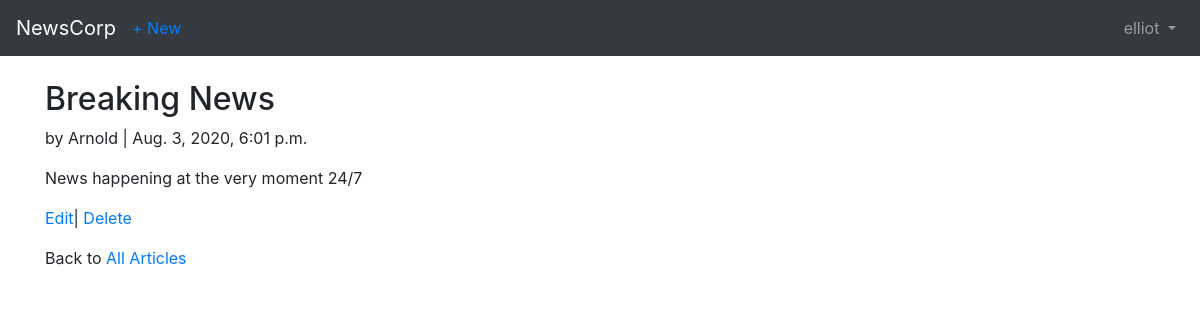
Page /articles/2/ (signed in) on the earlier database version.
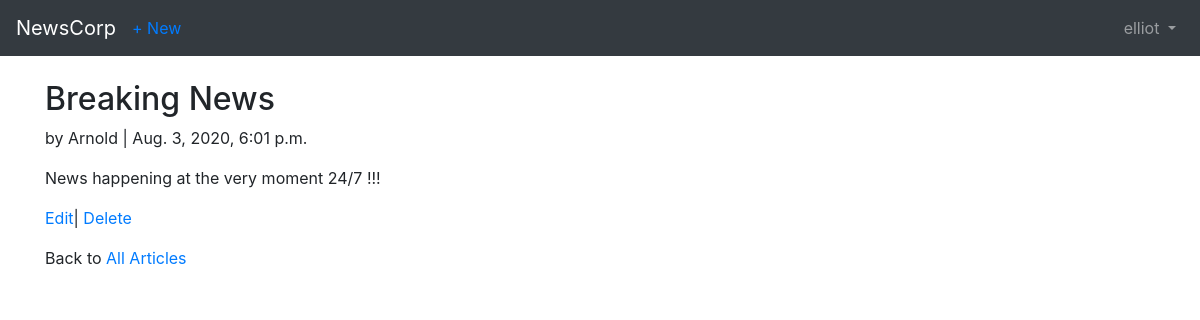
Same page on the later database version.
### articles/models.py (models this page shows, shortened)
class Article(models.Model):
    title = models.CharField(max_length = 255)
    body = models.TextField()
    date = models.DateTimeField(auto_now_add=True)
    author = models.ForeignKey(get_user_model(),on_delete=models.CASCADE,)

### accounts/models.py (models this page shows)
class CustomUser(AbstractUser):
    date_of_birth = models.DateField(null = True)

### articles/views.py (the view)
# urls.py: path('<int:pk>/', ArticleDetailView.as_view(), name = 'article_detail'),
class ArticleDetailView(LoginRequiredMixin,DetailView):
    model = Article
    template_name = 'articles/article_detail.html'

### templates/articles/article_detail.html
<!DOCTYPE html>
{% extends 'accounts/base.html' %}
{% block content %}
<div class="article-entry">
    <h2>{{article.title}}</h2>
    <p>by {{ article.author }}  | {{ article.date }}</p>
    <p>{{ article.body }}</p>
</div>
<p><a href="{% url 'article_edit' article.pk %}">Edit</a>| <a href="{% url 'article_delete' article.pk %}">Delete</a></p>
<p>Back to <a href="{% url 'article_list' %}">All Articles </a></p>
{% endblock content %}

Differences in the rows shown:
changed Article "Breaking News": body "News happening at the very moment 24/7" → "News happening at the very moment 24/7 !!!"
